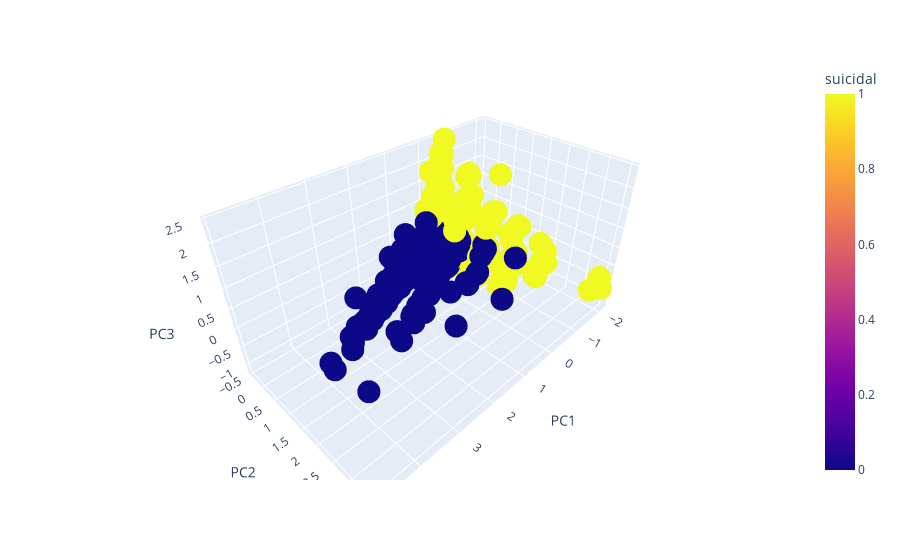

The notebook cell saved with this chart:
### Code cell
#now in 3D with plotly
import plotly.express as px
pca = PCA(n_components=3)
pca.fit(X_train)
dtm_train_pca = pca.transform(X_train)
dtm_train_pca = pd.DataFrame(dtm_train_pca, columns=['PC1', 'PC2', 'PC3'])
dtm_train_pca['suicidal'] = y_train.values
fig = px.scatter_3d(dtm_train_pca, x='PC1', y='PC2', z='PC3', color='suicidal')
fig.show()

### Figure 1 — Plotly figure (JSON) as saved in the notebook; plotly's stock layout.template omitted (floating-point values rounded to 4 significant figures; data arrays with more than 128 entries replaced by an {"elided": "..."} marker saying what was removed)
{"data": [{"hovertemplate": "PC1=%{x}<br>PC2=%{y}<br>PC3=%{z}<br>suicidal=%{marker.color}<extra></extra>", "legendgroup": "", "marker": {"color": {"elided": "7847 int values"}, "coloraxis": "coloraxis", "symbol": "circle"}, "mode": "markers", "name": "", "scene": "scene", "showlegend": false, "type": "scatter3d", "x": {"elided": "7847 float values"}, "y": {"elided": "7847 float values"}, "z": {"elided": "7847 float values"}}], "layout": {"coloraxis": {"colorbar": {"title": {"text": "suicidal"}}, "colorscale": [[0, "#0d0887"], [0.1111, "#46039f"], [0.2222, "#7201a8"], [0.3333, "#9c179e"], [0.4444, "#bd3786"], [0.5556, "#d8576b"], [0.6667, "#ed7953"], [0.7778, "#fb9f3a"], [0.8889, "#fdca26"], [1, "#f0f921"]]}, "legend": {"tracegroupgap": 0}, "margin": {"t": 60}, "scene": {"domain": {"x": [0, 1], "y": [0, 1]}, "xaxis": {"title": {"text": "PC1"}}, "yaxis": {"title": {"text": "PC2"}}, "zaxis": {"title": {"text": "PC3"}}}}}
